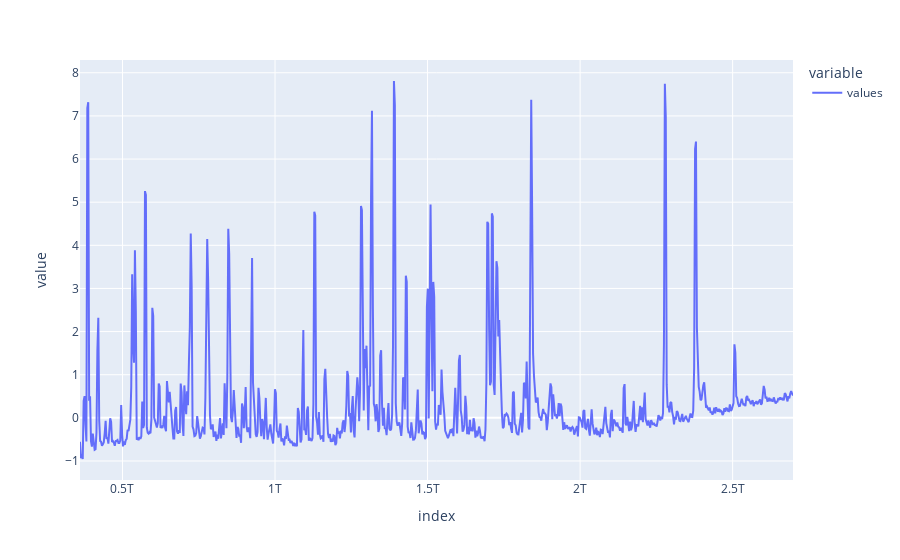

Write notebook code for a chart like this one.
### Markdown cell above
## Intervalles de mesures constant
La machine faisant les mesures n'a pas une période d'échantillonage constante, cela est problématique pour l'exploitation des données car chaque courbes aura des points d'échantillonage différents. <br>
Plus la période d'échantionnage sera grande plus la quantité de points à analyser dans la partie IA sera faible, il faut donc trouver un équilibre pour garder un nombre de points suffissants pour que la courbe soit exploitable, tout en limitant leur nombre afin que la solution d'IA soit en mesure d'appendre éfficacement sur la base de donnée. <br> 
On utilise donc la fonction `resample` de `pandas` qui permet de donner un échantilonnage constant Associé à `max` qui permet de conserver le maximum des points qui se trouveront entre deux points d'échantilonnage, dans le but de conserver la taille des différents pics.<br>
Ensuite `interpolate` permet de faire une interpolation polynomiale permettant de completer les points qui n'ont pas encore de valeur.

Avant de faire ceci il faut commencer par convertir le temps qui est un valeur en minutes dans un format compréhensible par `pandas`.

### Code cell
newdf = tools.readCSV(PATH)
newdf = tools.adaptCurve(newdf)
print('nouveau nombre de valeur : ', len(newdf), '  ancien nombre de valeur : ', len(df))
newdf.plot()

### Figure 1 — Plotly figure (JSON) as saved in the notebook; plotly's stock layout.template omitted (floating-point values rounded to 4 significant figures; data arrays with more than 128 entries replaced by an {"elided": "..."} marker saying what was removed)
{"data": [{"hovertemplate": "variable=values<br>index=%{x}<br>value=%{y}<extra></extra>", "legendgroup": "values", "line": {"color": "#636efa", "dash": "solid"}, "mode": "lines", "name": "values", "orientation": "v", "showlegend": true, "type": "scatter", "x": {"elided": "780 int values"}, "xaxis": "x", "y": {"elided": "780 float values"}, "yaxis": "y"}], "layout": {"legend": {"title": {"text": "variable"}, "tracegroupgap": 0}, "margin": {"t": 60}, "xaxis": {"anchor": "y", "domain": [0, 1], "title": {"text": "index"}}, "yaxis": {"anchor": "x", "domain": [0, 1], "title": {"text": "value"}}}}
